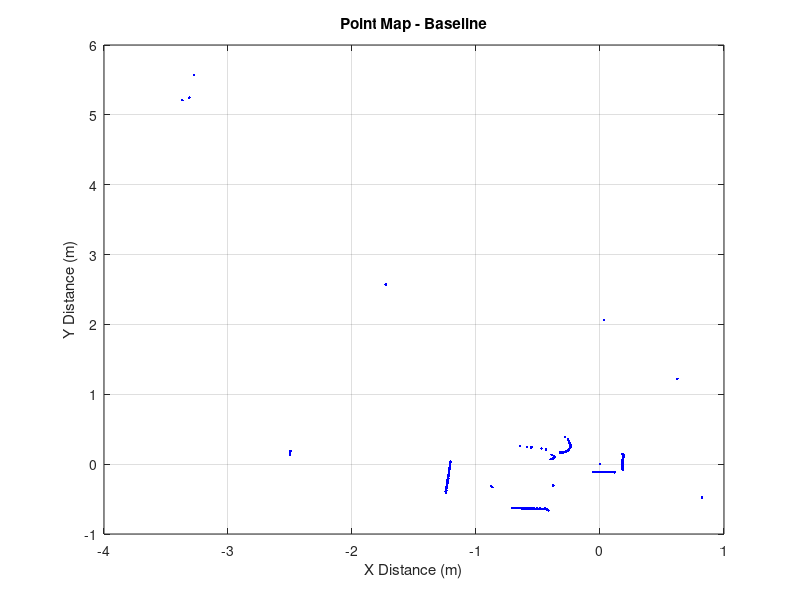
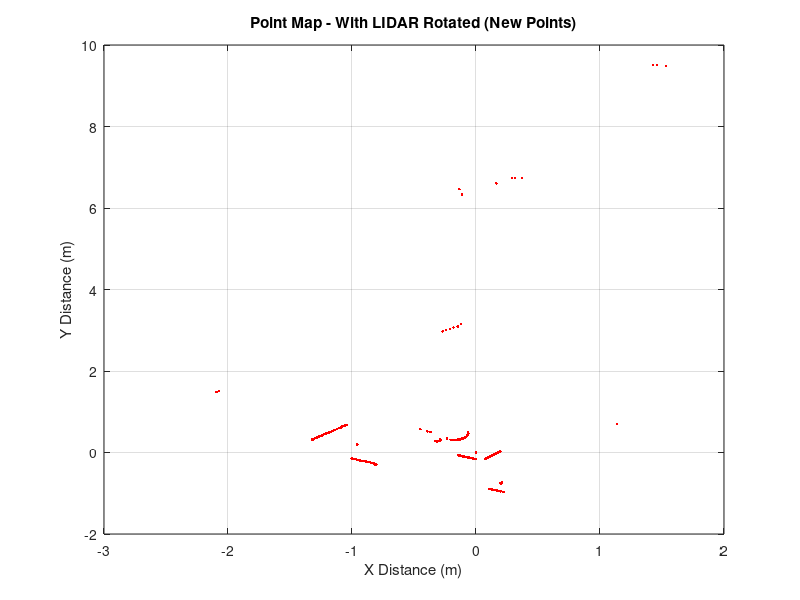
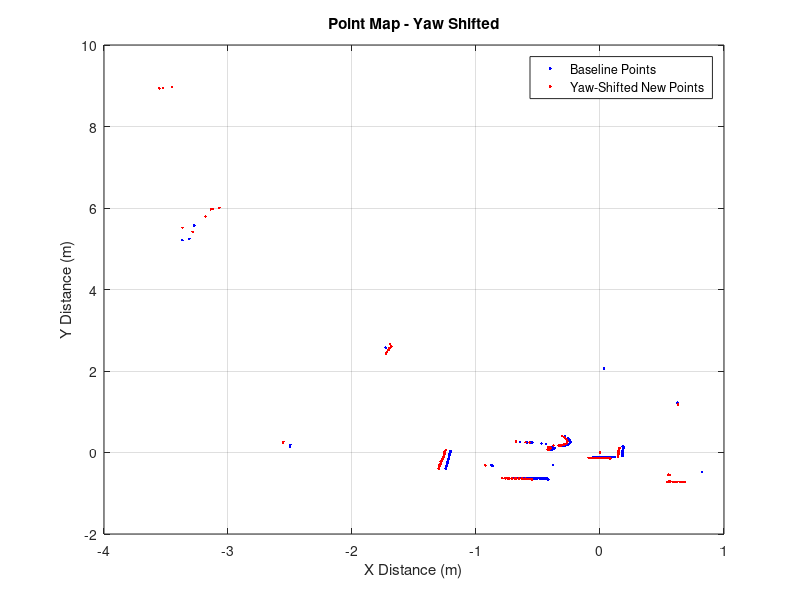

Recreate these plots in MATLAB, in order.
theta = csvread('lidar_data_theta.csv');
theta_new = csvread('lidar_data_theta_new.csv');
dist = csvread('lidar_data_dist.csv');
dist_new = csvread('lidar_data_dist_new.csv');
heading = csvread('heading_data.csv');
heading_new = csvread('heading_data_new.csv');

delta_heading = heading_new - heading;
avg_delta_heading = sum(delta_heading)/length(delta_heading)

shifted_theta = theta_new + avg_delta_heading;

figure(1);
x = dist.*sin(deg2rad(theta))/1000;
y = dist.*cos(deg2rad(theta))/1000;
plot(x,y,'b.')
title('Point Map - Baseline')
xlabel('X Distance (m)')
ylabel('Y Distance (m)')
grid on

figure(2);
x = dist_new.*sin(deg2rad(theta_new))/1000;
y = dist_new.*cos(deg2rad(theta_new))/1000;
plot(x,y,'r.')
title('Point Map - With LIDAR Rotated (New Points)')
xlabel('X Distance (m)')
ylabel('Y Distance (m)')
grid on

figure(3);
x = dist.*sin(deg2rad(theta))/1000;
y = dist.*cos(deg2rad(theta))/1000;
x1 = dist_new.*sin(deg2rad(shifted_theta))/1000;
y1 = dist_new.*cos(deg2rad(shifted_theta))/1000;
plot(x,y,'b.')
hold on
plot(x1,y1,'r.')
title('Point Map - Yaw Shifted')
xlabel('X Distance (m)')
ylabel('Y Distance (m)')
grid on
legend('Baseline Points','Yaw-Shifted New Points')

